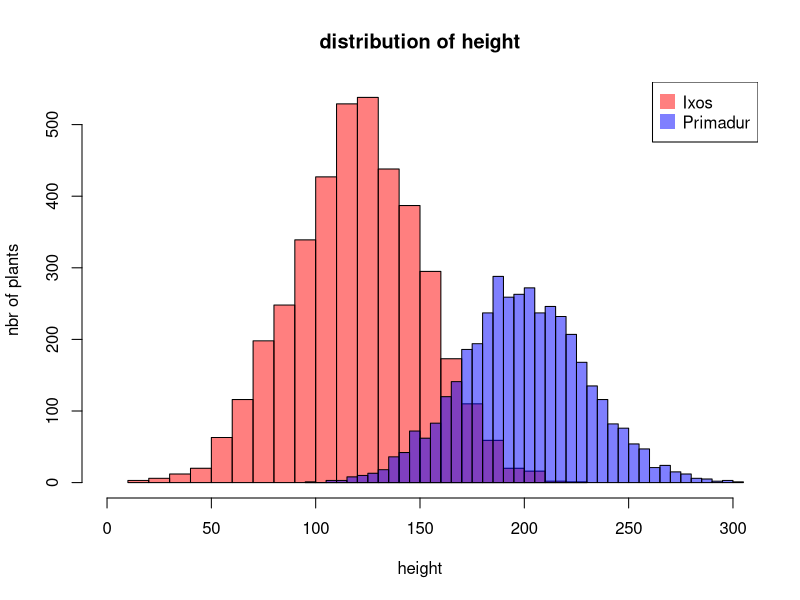

Here is the R script that generated this plot:
## ---- chunk 1
Ixos <- rnorm(4000, 120, 30)
Primadur <- rnorm(4000, 200, 30)

hist(Ixos, breaks = 30, xlim = c(0, 300), col = rgb(1, 0, 0, 0.5), xlab = "height",
	 ylab         = "nbr of plants", main = "distribution of height")
hist(Primadur, breaks = 30, xlim = c(0, 300), col = rgb(0, 0, 1, 0.5), add = T)
legend("topright", legend = c("Ixos", "Primadur"), col = c(rgb(1, 0, 0, 0.5),
														   rgb(0, 0, 1, 0.5)), pt.cex = 2, pch = 15)
